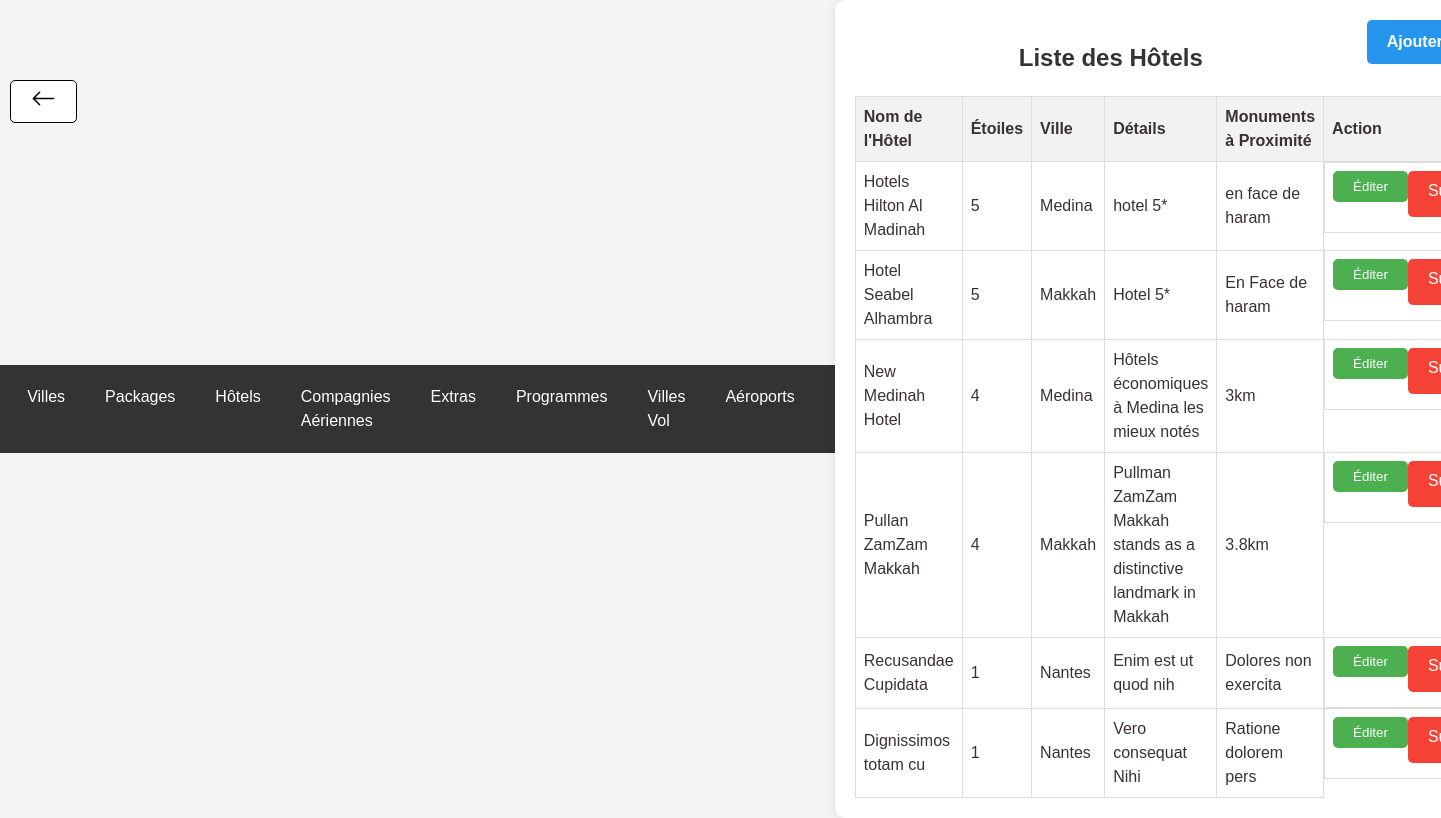
The app's page /hotels.php (signed in), older data.
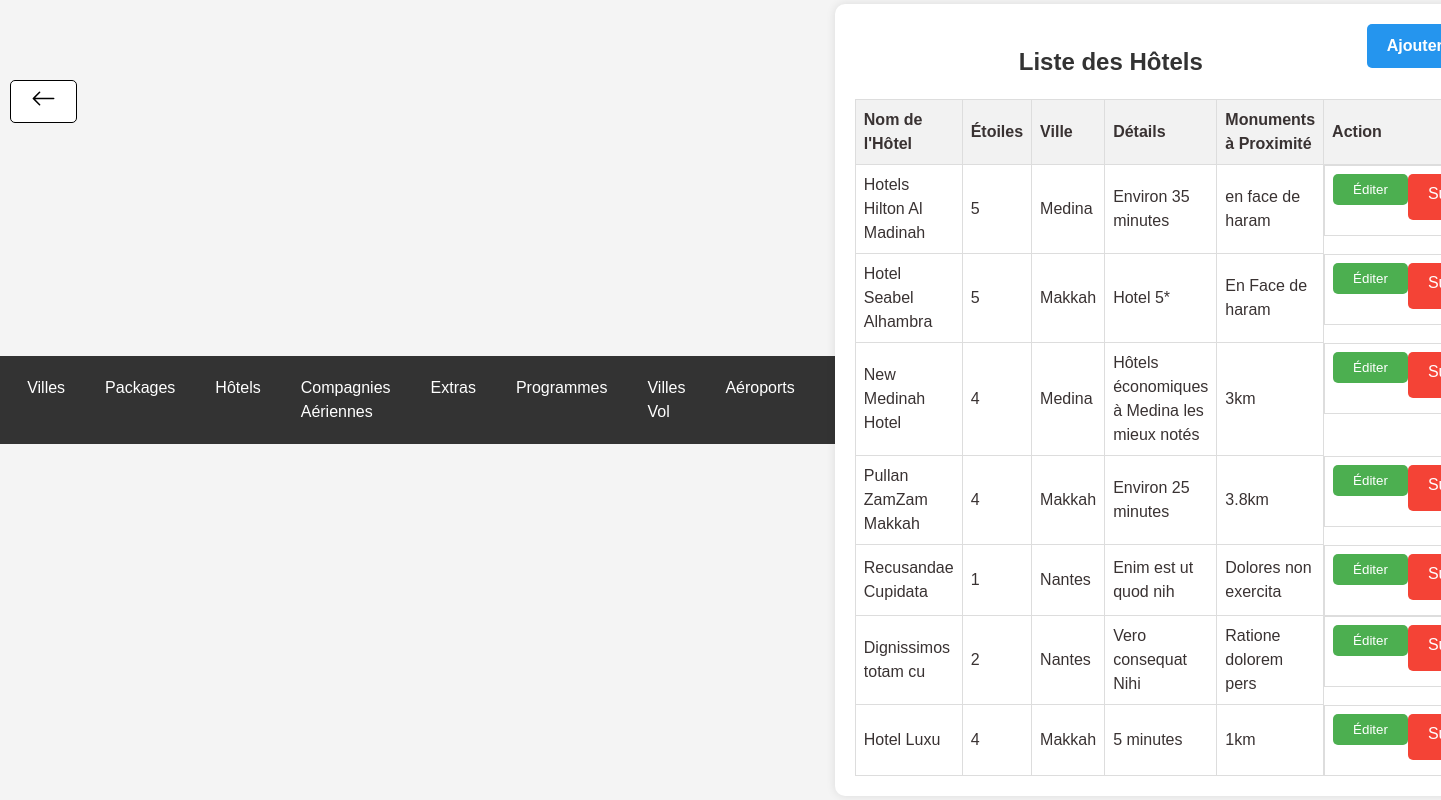
The same page, newer data.
### tables this page shows
CREATE TABLE `hotels` (
  `id` int(11) NOT NULL,
  `nom` varchar(255) NOT NULL,
  `etoiles` int(11) NOT NULL,
  `ville` varchar(100) NOT NULL,
  `details` text NOT NULL,
  `monument` varchar(255) NOT NULL,
  `image_gallery` text DEFAULT NULL
);

CREATE TABLE `ville_depart` (
  `id` int(11) NOT NULL,
  `nom` varchar(255) NOT NULL,
  `statut` enum('activé','désactivé') NOT NULL
);

### hotels.php (the view, shortened to what this page needs)
<!DOCTYPE html>
<html lang="fr">
<head>
    <link rel="stylesheet" href="styles.css">
<?php include 'header.php'; ?>
</head>
<body>
    <div class="container">
        <a href="ajouthotel.php" class='btn-add'><b>Ajouter un Hôtel</b></a>
        <h2>Liste des Hôtels</h2>
        <table>
            <thead>
                <tr>
                    <th>Nom de l'Hôtel</th>
                    <th>Étoiles</th>
                    <th>Ville</th>
                    <th>Détails</th>
                    <th>Monuments à Proximité</th>
                    <th>Action</th>
                </tr>
            </thead>
            <tbody>
                <?php
                include 'db.php';
                $sql_hotels = "SELECT hotels.*, ville_depart.nom AS ville_nom
                               FROM hotels
                               JOIN ville_depart ON hotels.ville = ville_depart.id";
                $result_hotels = mysqli_query($conn, $sql_hotels);
                if (mysqli_num_rows($result_hotels) > 0) {
                    while ($row_hotel = mysqli_fetch_assoc($result_hotels)) {
                        echo "<tr>";
                        echo "<td>" . $row_hotel['nom'] . "</td>";
                        echo "<td>" . $row_hotel['etoiles'] . "</td>";
                        echo "<td>" . $row_hotel['ville_nom'] . "</td>";
                        echo "<td>" . $row_hotel['details'] . "</td>";
                        echo "<td>" . $row_hotel['monument'] . "</td>";
                        echo "<td class='btn-group'>";
                        echo "<button class='btn btn-edit' onclick=\"window.location.href='edit_hotel.php?id=" . $row_hotel['id'] . "'\">Éditer</button>";
                        echo "<a class='btn btn-delete' href='delete_hotel.php?id=" . $row_hotel['id'] . "' onclick=\"return confirm('Êtes-vous sûr de vouloir supprimer cet hôtel?')\">Supprimer</a>";
                        echo "</td>";
                        echo "</tr>";
                    }
                } else {
                    echo "<tr><td colspan='7'>Aucun hôtel disponible pour le moment.</td></tr>";
                }
                ?>
            </tbody>
        </table>
    </div>
</body>
</html>

Row changes from the older to the newer data that the page shows:
changed hotels "Hotels Hilton Al Madinah": details "hotel 5*" → "Environ 35 minutes"
changed hotels "Pullan ZamZam Makkah": details "Pullman ZamZam Makkah stands as a distinctive landmark in Makkah" → "Environ 25 minutes"
changed hotels "Dignissimos totam cu": etoiles "1" → "2"
added hotels: nom "Hotel Luxu", etoiles "4", ville_depart.nom "Makkah", details "5 minutes", monument "1km"
